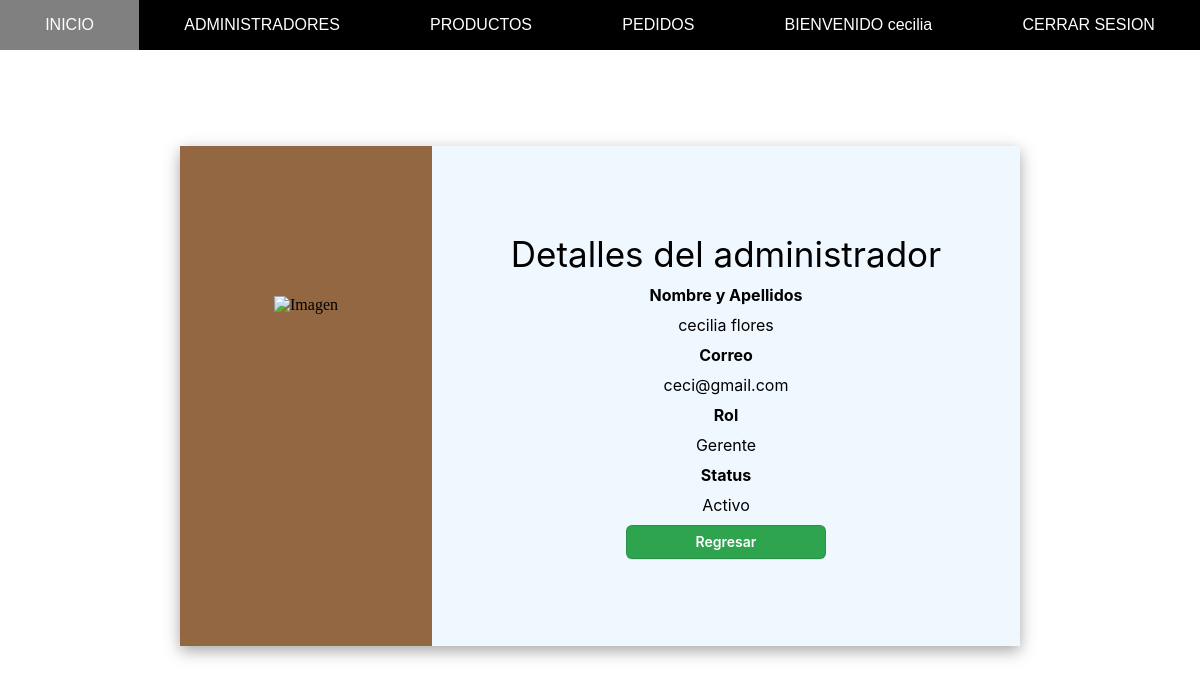
Screenshot of /Proyecto/Administrador/administradores_detalles.php?id=6 (signed in) with the database file from the repository.
### tables this page shows
CREATE TABLE `administradores` (
  `id` int(11) NOT NULL,
  `nombre` varchar(128) NOT NULL,
  `apellidos` varchar(128) NOT NULL,
  `correo` varchar(128) NOT NULL,
  `pass` varchar(32) NOT NULL,
  `rol` int(1) NOT NULL,
  `archivo_n` varchar(255) NOT NULL,
  `archivo` varchar(128) NOT NULL,
  `status` int(1) NOT NULL DEFAULT 1,
  `eliminado` int(11) NOT NULL DEFAULT 0
);

### Proyecto/Administrador/administradores_detalles.php (the view, shortened to what this page needs)
<?php
        $con = conecta();
?>
<!DOCTYPE html>
<html lang="en">
<head>
    <link rel="stylesheet" href="css/adm_detalles.css">
</head>
<body>
    <?php
        include('menu.php')
    ?>
    <div class="master">
        <div class="contenedor2">
            <?php
                $id = $_REQUEST['id'];
                $sql = "SELECT * FROM administradores WHERE id = $id";
                $res = $con->query($sql);
                $datos = $res->fetch_array();
                $archivo = $datos['archivo'];
                $path = "Imágenes/$archivo";
                echo "<img class=\"imagen\" src=\"$path\" alt=\"Imagen\">"
            ?>
        </div>
        <div class="contenedor">
            <div class="titulo">Detalles del administrador</div>
            <?php
                $id = $_REQUEST['id'];
                $sql = "SELECT * FROM administradores WHERE id = $id";
                $res = $con->query($sql);
                $datos = $res->fetch_array();
                $nombre = $datos["nombre"];
                $apellidos = $datos["apellidos"];
                $correo = $datos["correo"];
                $rol = $datos["rol"];
                $rol_txt = ($rol == 1) ? "Gerente" : "Ejecutivo";
                $status = $datos["status"];
                $status_txt = ($status == 1) ? "Activo" : "Inactivo";
                echo "<div class=\"lab\">Nombre y Apellidos</div>";
                echo "<div class=\"fila\">$nombre $apellidos</div>";
                echo "<div class=\"lab\">Correo</div>";
                echo "<div class=\"fila\">$correo</div>";
                echo "<div class=\"lab\">Rol</div>";
                echo "<div class=\"fila\">$rol_txt</div>";
                echo "<div class=\"lab\">Status</div>";
                echo "<div class=\"fila\">$status_txt</div>";
        ?>
        <div class="fila"><a id="Enlace" class="" href="administradores_lista.php">Regresar</a></div>
        </div>
    </div>
</body>
</html>

### Proyecto/Administrador/css/adm_detalles.css (style rules this page uses)
html { margin: 0px; padding: 0px; background-image: url("../recursos/desert.jpg"); background-repeat: no-repeat; background-size: cover; margin: 0px; padding: 0px; }
body { margin: 0px; padding: 0px; }
.titulo { font-size: 35px; display: flex; flex-direction: column; align-items: center; justify-content: center; }
.master { display: grid; grid-template-columns: 30% 70%; box-shadow: rgba(0, 0, 0, 0.35) 0px 5px 15px; margin-top: 50px; width: 70%; margin: auto; margin-top: 8%; height: 500px; justify-content: center; }
#Enlace { appearance: none; background-color: #2ea44f; border: 1px solid rgba(27, 31, 35, .15); box-shadow: rgba(27, 31, 35, .1) 0 1px 0; box-sizing: border-box; color: #fff; cursor: pointer; display: inline-block; font-family: -apple-system,system-ui,"Segoe UI",Helvetica,Arial,sans-serif,"Apple Color Emoji","Segoe UI Emoji"; font-size: 14px; font-weight: 600; line-height: 20px; padding: 6px 16px; text-align: center; text-decoration: none; vertical-align: middle; width: 200px; border-radius: 6px; }
.contenedor2 { background: rgba(120, 66, 18, 0.8); display: flex; flex-direction: column; align-items: center; justify-content: center; }
.imagen { max-width: 70%; height: 40%; margin: auto; opacity: 10; }
.contenedor { display: flex; flex-direction: column; justify-content: center; background-color: aliceblue; gap: 10px; align-items: center; font-family: -apple-system,system-ui,"Segoe UI",Helvetica,Arial,sans-serif,"Apple Color Emoji","Segoe UI Emoji"; }
.lab { font-weight: bold; }

### rows the page displays
administradores: nombre "cecilia", apellidos "flores", correo "ceci@gmail.com", rol "Gerente", status "Activo"

### other values shown
$nombre "cecilia"
